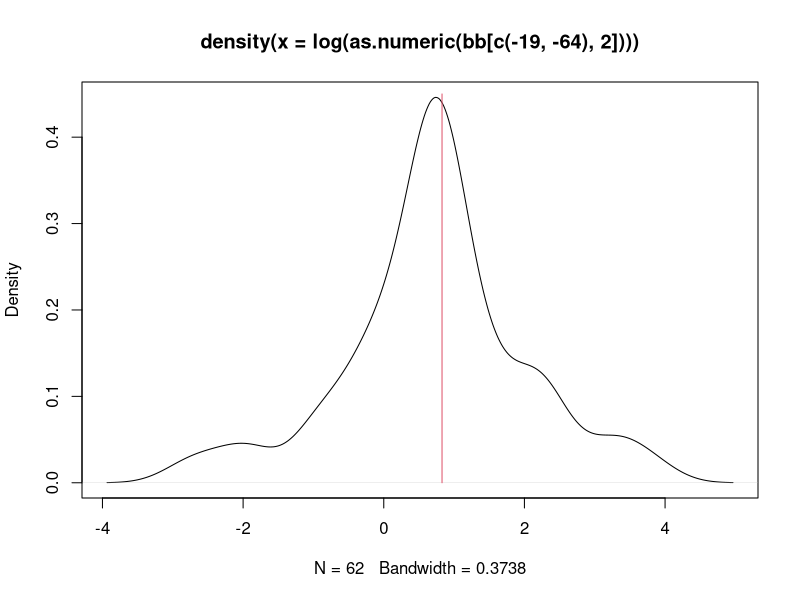
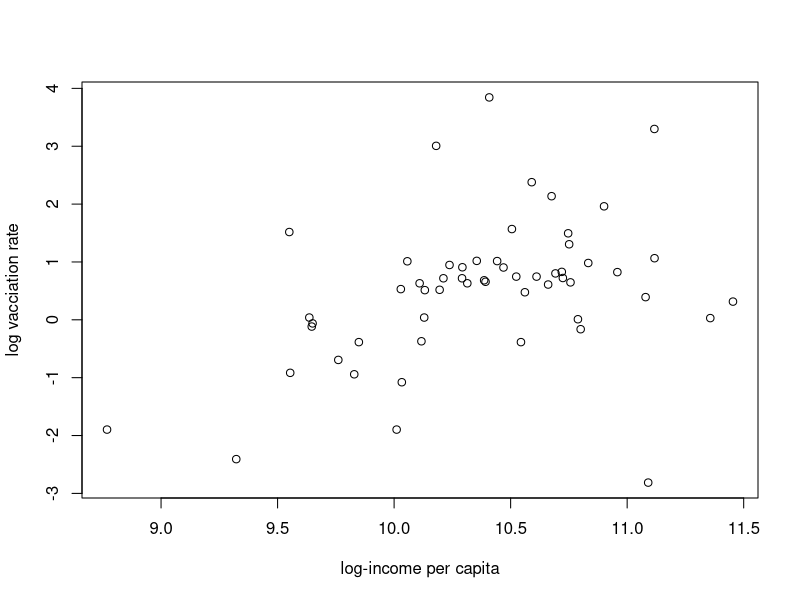
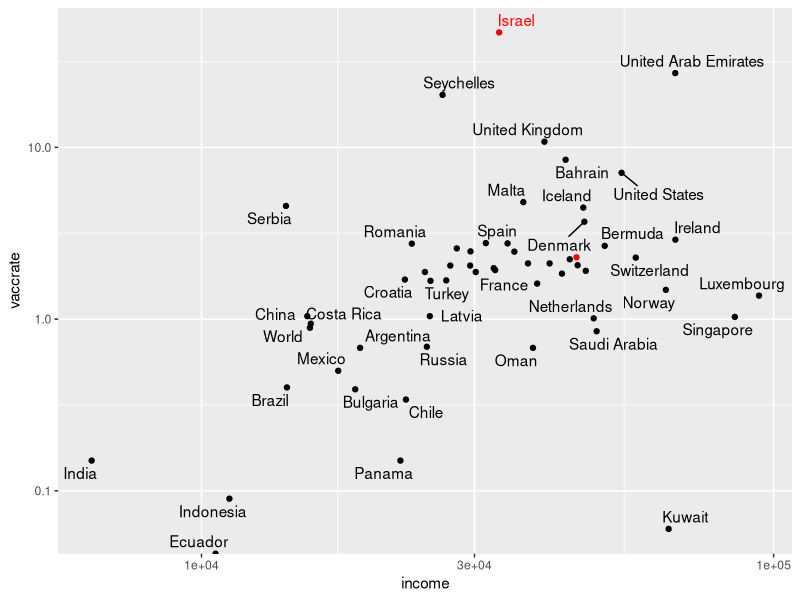
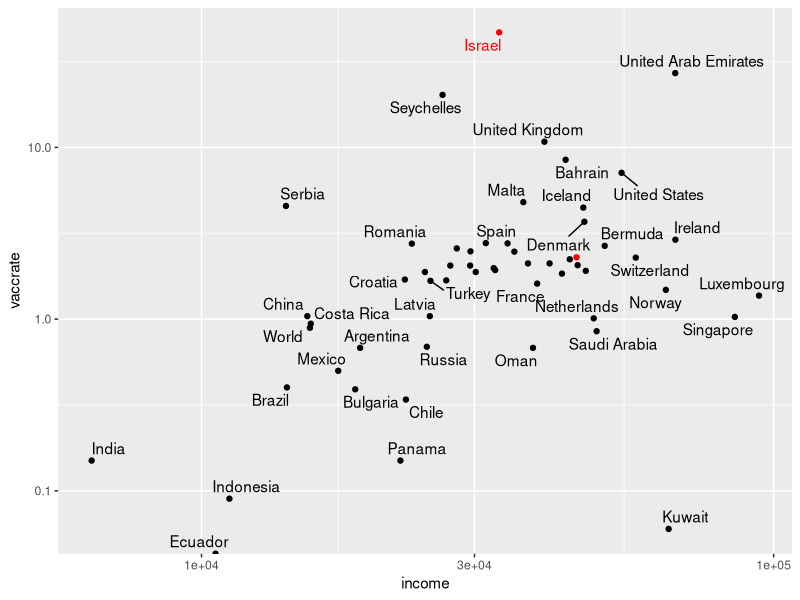

Write R code to recreate these figures, in order.
# COVID data: git clone https://github.com/owid/covid-19-data.git
# GDP data: https://ourworldindata.org/grapher/gdp-per-capita-worldbank?tab=chart&region=World


dd <- as.matrix(read.csv2("vaccinations.csv", sep = ","))

bb <- NULL
country <- ""
countrynmbr <- 0
for (i in 1:dim(dd)[1]) {
  if (as.character(dd[i, 1]) != country) {
    bb <- rbind(bb, c(dd[i, 1], as.numeric(dd[i, 9])))
    country <- dd[i, 1]
    countrynmbr <- countrynmbr + 1
  } else {
    bb[countrynmbr, 2] <- as.numeric(dd[i, 9])
  }
}
# remove EU 19 and world 64

plot(density(log(as.numeric(bb[c(-19, -64), 2]))))
lines(c(log(as.numeric(bb[22, 2])), log(as.numeric(bb[22, 2]))), c(0, 0.45), col = 2)

ii <- read.csv("gdp-per-capita-worldbank.csv")
gg <- NULL
country <- ""
countrynmbr <- 0
for (i in 1:dim(ii)[1]) {
  if (as.character(ii[i, "Entity"]) != country) {
    gg <- rbind(gg, c(as.character(ii[i, "Entity"]), as.numeric(ii[i, 4])))
    country <- as.character(ii[i, "Entity"])
    countrynmbr <- countrynmbr + 1
  } else {
    gg[countrynmbr, 2] <- as.numeric(ii[i, 4])
  }
}

bb <- cbind(bb, rep(0, dim(bb)[1]))

l <- dim(gg)[1]
for (i in 1:dim(bb)[1]) {
  ind <- (1:l)[gg[, 1] == bb[i, 1]]
  if (length(ind == 1)) bb[i, 3] <- gg[ind, 2]
}

plot(log(as.numeric(bb[, 3])), log(as.numeric(bb[, 2])), xlab = "log-income per capita", ylab = "log vacciation rate")

library(tidyverse)
library(ggrepel)

(bb %>% 
  as_tibble() %>% 
  mutate(V2 = as.numeric(V2),
         V3 = as.numeric(V3)) %>% 
  rename(income="V3",
         vaccrate = "V2") %>% 
    filter(!is.na(income),
           income>0,
           !is.na(vaccrate))-> bbdat)%>% 
  ggplot(aes(income, vaccrate, label=location,
             col = location == "Israel" | location=="Germany"))+
  geom_point()+
  geom_text_repel()+
  scale_x_log10()+
  scale_y_log10()+
  scale_color_manual(values=c("black","red"))+
  guides(color=F)
ggsave("vacc.png")


bbdatclean <- bbdat %>% filter(vaccrate>0)

cor.test(log(bbdatclean$income), log(bbdatclean$vaccrate), use = "complete.obs")
